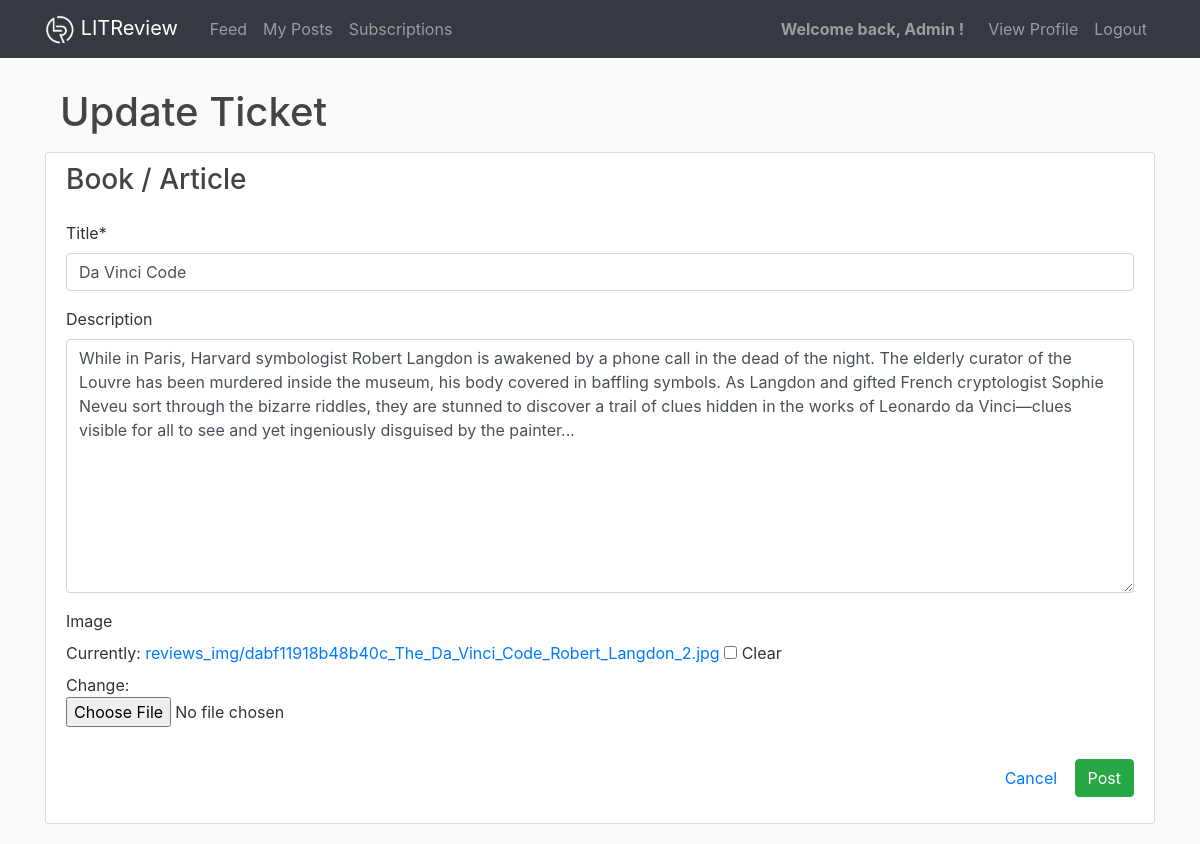
Page /ticket/22/update/ (signed in) on the committed database.
### reviews/models.py (models this page shows, shortened)
class Ticket(models.Model):
    title = models.CharField(max_length=128)
    description = models.TextField(max_length=2048, blank=True)
    user = models.ForeignKey(
        to=settings.AUTH_USER_MODEL, on_delete=models.CASCADE)
    time_created = models.DateTimeField(default=timezone.now)
    image = models.ImageField(blank=True, null=True, upload_to='reviews_img')
    if image is True:
        def save(self, *args, **kwargs):
            super().save()
            img = ImageOps.contain(
                Image.open(self.image.path),
                (200, 200),
                method=3
            )
            img.save(self.image.path)

### reviews/views.py (the view)
# urls.py: path('ticket/<int:pk>/update/', views.ticket_update, name='ticket-update'),
@login_required
def ticket_update(request, pk):
    ticket = Ticket.objects.get(id=pk)
    if request.method == 'POST':
        form = NewTicketForm(request.POST, request.FILES, instance=ticket)
        if form.is_valid():
            form.save()
            messages.success(request, f'Your ticket has been updated!')
            return redirect('reviews-feed')
    else:
        form = NewTicketForm(instance=ticket)
    context = {
        'form': form,
        'title': 'Update Ticket'
    }
    return render(request, 'reviews/ticket_form.html', context)

### reviews/forms.py
class NewTicketForm(forms.ModelForm):
    title = forms.CharField(
        label="Title",
        max_length=128,
        widget=forms.TextInput()
    )
    description = forms.CharField(
        label="Description",
        max_length=2048,
        widget=forms.Textarea(),
        required=False
    )
    image = forms.ImageField(
        label="Image",
        required=False
    )
    class Meta:
        model = Ticket
        fields = ['title', 'description', 'image']

### reviews/templates/reviews/ticket_form.html (shortened to what this page needs)
{% extends "reviews/_base.html" %}
{% load crispy_forms_tags %}
{% block content %}
<div class="container">
  <div class="row mb-2">
    <h1 class="col-8 py-2 mb-0">{{ title }}</h1>
  </div>
</div>
<div class="content-section">
  <form method="POST" enctype='multipart/form-data'>
    <fieldset class="form-group">
      <h3 class="mb-4">Book / Article</h3>
      {{ form|crispy }}
      <div class="float-right mt-3">
        <a class="btn btn-link" href="{% url 'reviews-feed' %}">Cancel</a>
        <button class="btn btn-success" type="submit">Post</button>
      </div>
    </fieldset>
  </form>
</div>
{% endblock content %}

### reviews/templates/reviews/_base.html (shortened to what this page needs)
<!DOCTYPE html>
{% load static %}
<html lang="en">
<head>
  <link rel="stylesheet" href="https://cdn.jsdelivr.net/npm/bootstrap@4.6.1/dist/css/bootstrap.min.css"
>
  <link rel="stylesheet" href="https://cdn.jsdelivr.net/npm/bootstrap-icons@1.7.2/font/bootstrap-icons.css">
  <link rel="stylesheet" type="text/css" href="{% static 'reviews/css/main.css' %}?version=2">
</head>
<body>
  <header class="site-header">
    <nav class="navbar navbar-expand-md navbar-dark bg-dark fixed-top">
      <div class="container">
        <a class="navbar-brand mr-4" href="{% url 'reviews-feed' %}">
          <img src="{% static 'reviews/img/logo_w.png' %}" width="30" height="30" alt="LITReview logo">
          LITReview
        </a>
        <div class="collapse navbar-collapse" id="navbarToggle">
          <div class="navbar-nav mr-auto">
            {% if user.is_authenticated %}
              <a class="nav-item nav-link" href="{% url 'reviews-feed' %}">Feed</a>
              <a class="nav-item nav-link" href="{% url 'my-posts' %}">My Posts</a>
              <a class="nav-item nav-link" href="{% url 'subscriptions' %}">Subscriptions</a>
            {% endif %}
          </div>
          <div class="navbar-nav">
            {% if user.is_authenticated %}
              <span class="navbar-text mr-3"><strong>Welcome back, {{ user.username }} !</strong></span>
              <a class="nav-item nav-link" href="{% url 'profile' %}">View Profile</a>
              <a class="nav-item nav-link" href="{% url 'logout' %}">Logout</a>
            {% else %}
              <a class="nav-item nav-link" href="{% url 'login' %}">Login</a>
              <a class="nav-item nav-link" href="{% url 'register' %}">Register</a>
            {% endif %}
          </div>
        </div>
      </div>
    </nav>
  </header>
  <main role="main" class="container">
    <div class="row">
      <div class="col-lg">
        {% block content %}{% endblock %}
      </div>
    </div>
  </main>
</body>
</html>

### reviews/static/reviews/css/main.css (style rules this page uses)
body { background: #fafafa; color: #333333; margin-top: 5rem; }
h1, h2, h3, h4, h5, h6 { color: #444444; }
.site-header { color: #ffffff; }
.content-section { background: #ffffff; padding: 10px 20px; border: 1px solid #dddddd; border-radius: 3px; margin-bottom: 20px; }

### rows in the picture
Ticket: title "Da Vinci Code", description "While in Paris, Harvard symbologist Robert Langdon is awakened by a phone call in the dead of the night. The elderly curator of the Louvre has been murdered inside the museum, his body covered in baffling symbols. As Langdon and gifted French cryptologist Sophie Neveu sort through the bizarre riddles, they are stunned to discover a trail of clues hidden in the works of Leonardo da Vinci—clues visible for all to see and yet ingeniously disguised by the painter..."

### other values in the picture
{{ user.username }} "Admin"
{{ title }} "Update Ticket"
